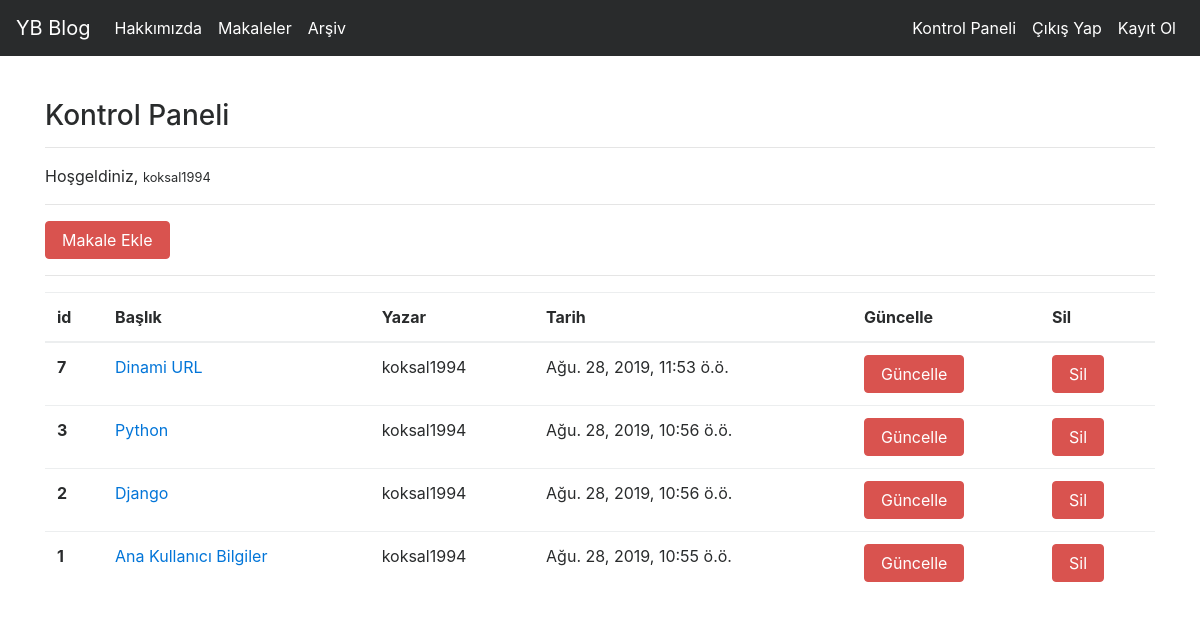
Screenshot of /articles/dashboard/ (signed in) with the database file from the repository.
### article/models.py (models this page shows, shortened)
class Article(models.Model):
    author = models.ForeignKey("auth.User", on_delete = models.CASCADE, verbose_name = "Yazar" )#user silindiğinde o user'a ilişkin makalelerde silinecek
    title = models.CharField(max_length = 50 , verbose_name = "Başlık")
    content = RichTextField()
    created_date = models.DateTimeField(auto_now_add=True , verbose_name = "Oluşturulma Tarihi")
    article_image = models.FileField(blank = True, null= True,verbose_name="Makaleye Fotoğraf Ekleyin")
    class Meta:
        ordering  = ['-created_date'] #tarihe göre sıralama için ekledik.

### article/views.py (the view)
# urls.py: path('dashboard/',views.dashboard,name = "dashboard"),
@login_required(login_url = "user:login")
def dashboard(request):
    articles = Article.objects.filter(author = request.user)#request.user:oturumu açan kullanıcı
    context = {
        "articles": articles
    }
    return render(request,"dashboard.html",context)

### templates/dashboard.html (shortened to what this page needs)
{% extends "layout.html" %}
{% block body %}
<h3>Kontrol Paneli</h3>
<hr>
<p>
    Hoşgeldiniz, <small>{{request.user.username}}</small>
</p>
<hr>
<a class= "btn btn-danger" href="{% url 'article:addarticle'%}">Makale Ekle</a><hr>
{% if articles %}
<table class="table">
        <thead>
          <tr>
            <th scope="col">id</th>
            <th scope="col">Başlık</th>
            <th scope="col">Yazar</th>
            <th scope="col">Tarih</th>
            <th scope="col">Güncelle</th>
            <th scope="col">Sil</th>
          </tr>
        </thead>
        <tbody>
            {% for article in articles  %}
            <tr>
                <th scope="row">{{article.id}}</th>
                    <td><a href="{% url 'article:detail' article.id %}">{{article.title}}</a></td>
                    <td>{{article.author.username}}</td>
                    <td>{{article.created_date}}</td>
                    <td><a class ="btn btn-danger" href="{% url 'article:update' article.id %}">Güncelle</a></td>
                    <td><a class ="btn btn-danger" href="{% url 'article:delete' article.id %}">Sil</a></td>
                  </tr>
            {% endfor %}
        </tbody>
      </table>
{% else %}
  <div class="alert alert-danger">Henüz bir makaleniz bulunmuyor!</div>
{% endif %}
{% endblock %}

### rows the page displays
Article: id "7", title "Dinami URL", author.username "koksal1994", created_date "Ağu. 28, 2019, 11:53 ö.ö."
Article: id "3", title "Python", author.username "koksal1994", created_date "Ağu. 28, 2019, 10:56 ö.ö."
Article: id "2", title "Django", author.username "koksal1994", created_date "Ağu. 28, 2019, 10:56 ö.ö."
Article: id "1", title "Ana Kullanıcı Bilgiler", author.username "koksal1994", created_date "Ağu. 28, 2019, 10:55 ö.ö."

### other values shown
{{ request.user.username }} "koksal1994"
